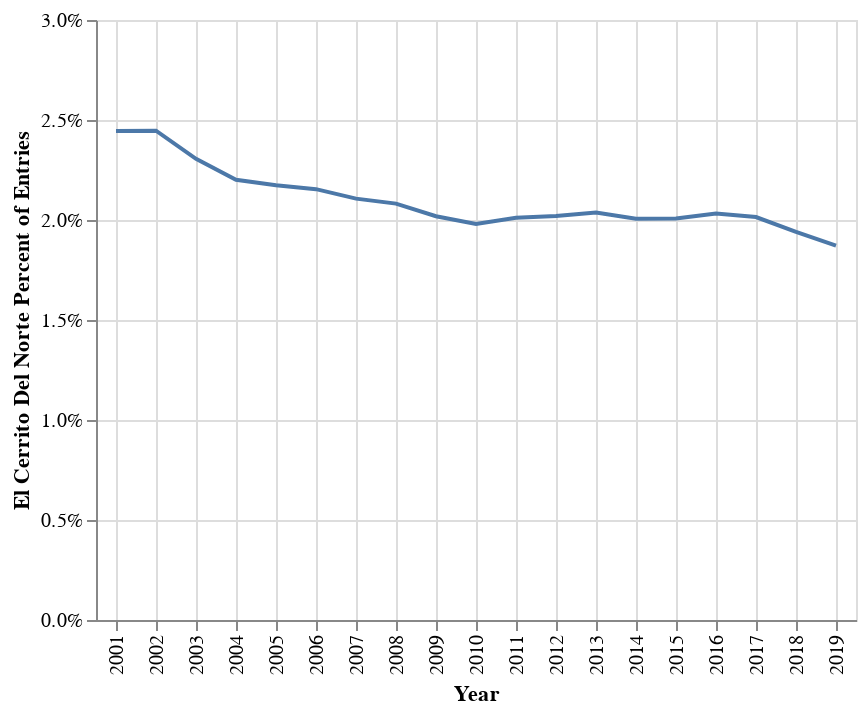

The notebook cell this image was saved under:
### Code cell
alt.Chart(df).mark_line().encode(
    x='Year',
    y=alt.Y('El Cerrito Del Norte Percent of Entries').scale(domain=(0,.03)).axis(format='%')
).configure_axis(
    grid=True
)

### Figure 1 — Vega-Lite specification as saved in the notebook (floating-point values rounded to 4 significant figures)
{"config": {"view": {"continuousWidth": 300, "continuousHeight": 300}, "axis": {"grid": true}}, "data": {"name": "data-3d740e2f0134d31377fa92f57adb8def"}, "mark": {"type": "line"}, "encoding": {"x": {"field": "Year", "type": "nominal"}, "y": {"axis": {"format": "%"}, "field": "El Cerrito Del Norte Percent of Entries", "scale": {"domain": [0, 0.03]}, "type": "quantitative"}}, "$schema": "https://vega.github.io/schema/vega-lite/v5.20.1.json", "datasets": {"data-3d740e2f0134d31377fa92f57adb8def": [{"Year": "2001", "Systemwide Entries": 323900.0, "Richmond Percent of Entries": 0.01365, "El Cerrito Del Norte Percent of Entries": 0.02445, "El Cerrito Plaza Percent of Entries": 0.01251}, {"Year": "2002", "Systemwide Entries": 301800.0, "Richmond Percent of Entries": 0.01375, "El Cerrito Del Norte Percent of Entries": 0.02446, "El Cerrito Plaza Percent of Entries": 0.01255}, {"Year": "2003", "Systemwide Entries": 299100.0, "Richmond Percent of Entries": 0.01161, "El Cerrito Del Norte Percent of Entries": 0.02306, "El Cerrito Plaza Percent of Entries": 0.01229}, {"Year": "2004", "Systemwide Entries": 308400.0, "Richmond Percent of Entries": 0.01075, "El Cerrito Del Norte Percent of Entries": 0.02201, "El Cerrito Plaza Percent of Entries": 0.01204}, {"Year": "2005", "Systemwide Entries": 316700.0, "Richmond Percent of Entries": 0.01054, "El Cerrito Del Norte Percent of Entries": 0.02174, "El Cerrito Plaza Percent of Entries": 0.01196}, {"Year": "2006", "Systemwide Entries": 330800.0, "Richmond Percent of Entries": 0.01001, "El Cerrito Del Norte Percent of Entries": 0.02154, "El Cerrito Plaza Percent of Entries": 0.01204}, {"Year": "2007", "Systemwide Entries": 348900.0, "Richmond Percent of Entries": 0.009721, "El Cerrito Del Norte Percent of Entries": 0.02107, "El Cerrito Plaza Percent of Entries": 0.01189}, {"Year": "2008", "Systemwide Entries": 363500.0, "Richmond Percent of Entries": 0.009868, "El Cerrito Del Norte Percent of Entries": 0.02082, "El Cerrito Plaza Percent of Entries": 0.0119}, {"Year": "2009", "Systemwide Entries": 342500.0, "Richmond Percent of Entries": 0.00963, "El Cerrito Del Norte Percent of Entries": 0.02019, "El Cerrito Plaza Percent of Entries": 0.012}, {"Year": "2010", "Systemwide Entries": 336500.0, "Richmond Percent of Entries": 0.009772, "El Cerrito Del Norte Percent of Entries": 0.0198, "El Cerrito Plaza Percent of Entries": 0.01217}, {"Year": "2011", "Systemwide Entries": 355000.0, "Richmond Percent of Entries": 0.009947, "El Cerrito Del Norte Percent of Entries": 0.02011, "El Cerrito Plaza Percent of Entries": 0.01204}, {"Year": "2012", "Systemwide Entries": 380900.0, "Richmond Percent of Entries": 0.01003, "El Cerrito Del Norte Percent of Entries": 0.0202, "El Cerrito Plaza Percent of Entries": 0.0119}, {"Year": "2013", "Systemwide Entries": 385600.0, "Richmond Percent of Entries": 0.01002, "El Cerrito Del Norte Percent of Entries": 0.02038, "El Cerrito Plaza Percent of Entries": 0.01177}, {"Year": "2014", "Systemwide Entries": 411500.0, "Richmond Percent of Entries": 0.01043, "El Cerrito Del Norte Percent of Entries": 0.02006, "El Cerrito Plaza Percent of Entries": 0.01163}, {"Year": "2015", "Systemwide Entries": 428200.0, "Richmond Percent of Entries": 0.01068, "El Cerrito Del Norte Percent of Entries": 0.02008, "El Cerrito Plaza Percent of Entries": 0.01161}, {"Year": "2016", "Systemwide Entries": 431400.0, "Richmond Percent of Entries": 0.01046, "El Cerrito Del Norte Percent of Entries": 0.02033, "El Cerrito Plaza Percent of Entries": 0.01172}, {"Year": "2017", "Systemwide Entries": 417200.0, "Richmond Percent of Entries": 0.01047, "El Cerrito Del Norte Percent of Entries": 0.02015, "El Cerrito Plaza Percent of Entries": 0.01171}, {"Year": "2018", "Systemwide Entries": 411700.0, "Richmond Percent of Entries": 0.01049, "El Cerrito Del Norte Percent of Entries": 0.0194, "El Cerrito Plaza Percent of Entries": 0.01159}, {"Year": "2019", "Systemwide Entries": 408300.0, "Richmond Percent of Entries": 0.01089, "El Cerrito Del Norte Percent of Entries": 0.01872, "El Cerrito Plaza Percent of Entries": 0.01145}]}}
